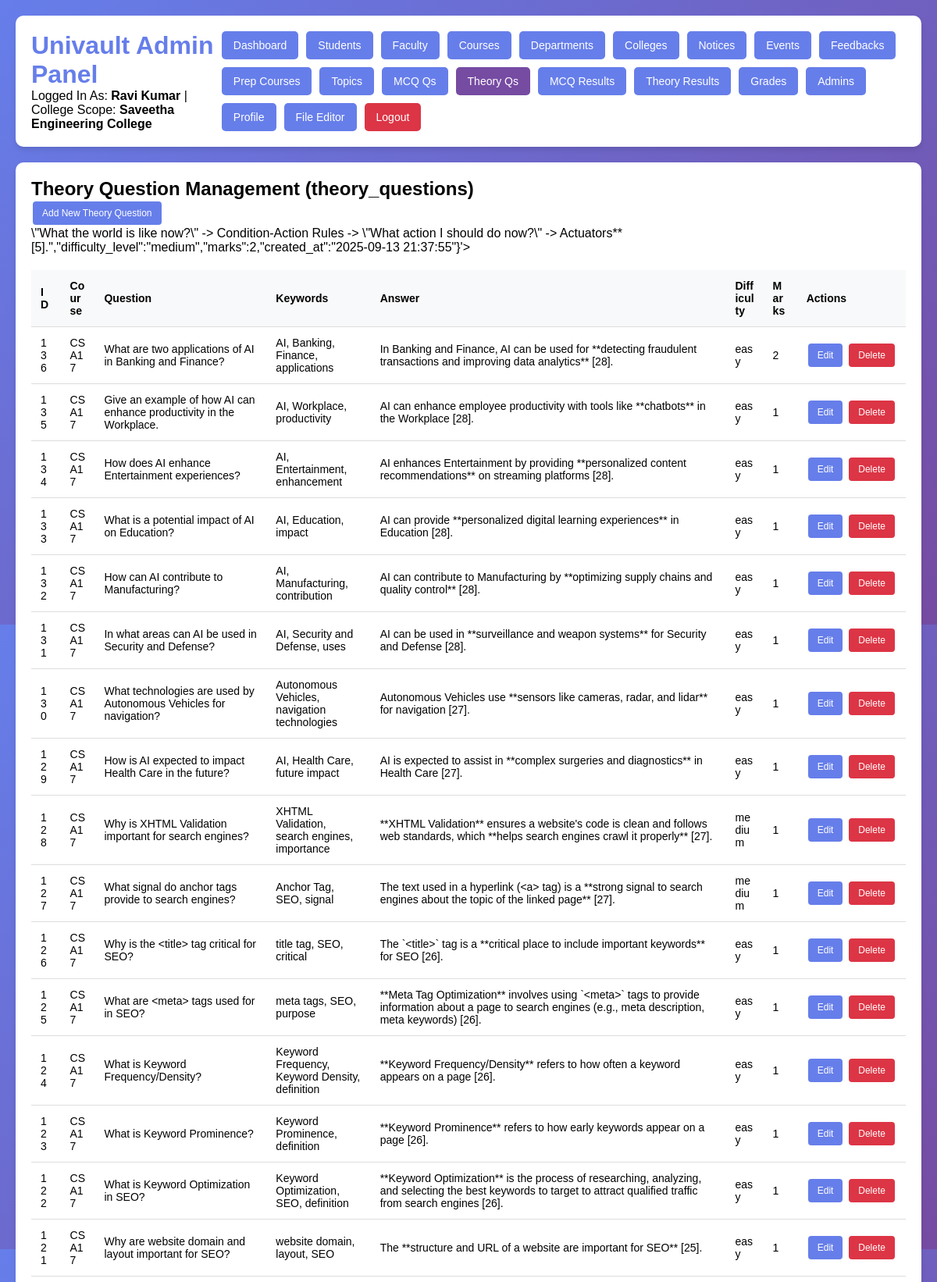
Page /getdetails.php?page=theory_questions (signed in, upper part) on the committed database.
### tables this page shows
CREATE TABLE `theory_questions` (
  `question_id` int(11) NOT NULL AUTO_INCREMENT,
  `course_id` varchar(11) NOT NULL,
  `question_text` text NOT NULL,
  `keywords` longtext NOT NULL,
  `complete_answer` text NOT NULL,
  `difficulty_level` enum('easy','medium','hard') DEFAULT 'medium',
  `marks` int(11) DEFAULT 5,
  `created_at` timestamp NOT NULL DEFAULT current_timestamp(),
  PRIMARY KEY (`question_id`)
);

### getdetails.php (the view, shortened to what this page needs)
<?php
$host = "localhost";
$user = "root";
$pass = "";
$db = "univault_db2";
$pdo = null;
try {
    $pdo = new PDO("mysql:host=$host;dbname=$db;charset=utf8", $user, $pass);
    $pdo->setAttribute(PDO::ATTR_ERRMODE, PDO::ERRMODE_EXCEPTION);
} catch(PDOException $e) {
    die("<h1>Database Connection Failed</h1><p>Error: " . $e->getMessage() . "</p><p>Please verify your credentials and database status.</p>");
}
$message = '';
$message_type = '';
function isLoggedIn() {
    return isset($_SESSION['admin_logged_in']) && $_SESSION['admin_logged_in'] === true;
}
$page = $_GET['page'] ?? 'dashboard';
?>
<!DOCTYPE html>
<html lang="en">
<head>
</head>
<body>
<?php if (!isLoggedIn()): ?>
    <div class="login-form">
        <h2 style="text-align: center; margin-bottom: 30px; color: #667eea;">Univault Admin Login</h2>
        <div class="message error">
            <p><strong>Database Login Required:</strong> Use credentials from the `admins` table (e.g., ID: `admin001`, Password: `admin`)</p>
        </div>
        <?php if ($message): ?>
            <div class="message <?php echo $message_type; ?>">
                <?php echo htmlspecialchars($message); ?>
            </div>
        <?php endif; ?>
        <form method="POST">
            <div class="form-group">
                <label for="admin_id">Admin ID:</label>
                <input type="text" id="admin_id" name="admin_id" required>
            </div>
            <div class="form-group">
                <label for="password">Password:</label>
                <input type="password" id="password" name="password" required>
            </div>
            <button type="submit" name="login" class="btn" style="width: 100%; padding: 12px;">Login</button>
        </form>
    </div>
<?php else: ?>
    <div class="container">
        <div class="header">
            <div>
                <h1 style="color: #667eea;">Univault Admin Panel</h1>
                <p>Logged In As: <strong><?php echo htmlspecialchars($_SESSION['admin_name']); ?></strong> |
                    College Scope: <strong><?php echo htmlspecialchars($_SESSION['admin_college']); ?></strong></p>
            </div>
            <div class="nav">
                <a href="?page=dashboard" class="<?php echo $page === 'dashboard' ? 'active' : ''; ?>">Dashboard</a>
                <a href="?page=students" class="<?php echo $page === 'students' ? 'active' : ''; ?>">Students</a>
                <a href="?page=faculty" class="<?php echo $page === 'faculty' ? 'active' : ''; ?>">Faculty</a>
                <a href="?page=courses" class="<?php echo $page === 'courses' ? 'active' : ''; ?>">Courses</a>
                <a href="?page=departments" class="<?php echo $page === 'departments' ? 'active' : ''; ?>">Departments</a>
                <a href="?page=colleges" class="<?php echo $page === 'colleges' ? 'active' : ''; ?>">Colleges</a>
                <a href="?page=notices" class="<?php echo $page === 'notices' ? 'active' : ''; ?>">Notices</a>
                <a href="?page=events" class="<?php echo $page === 'events' ? 'active' : ''; ?>">Events</a>
                <a href="?page=feedbacks" class="<?php echo $page === 'feedbacks' ? 'active' : ''; ?>">Feedbacks</a>
                <a href="?page=prepcourses" class="<?php echo $page === 'prepcourses' ? 'active' : ''; ?>">Prep Courses</a>
                <a href="?page=topics" class="<?php echo $page === 'topics' ? 'active' : ''; ?>">Topics</a>
                <a href="?page=mcq_questions" class="<?php echo $page === 'mcq_questions' ? 'active' : ''; ?>">MCQ Qs</a>
                <a href="?page=theory_questions" class="<?php echo $page === 'theory_questions' ? 'active' : ''; ?>">Theory Qs</a>
                <a href="?page=mcq_results" class="<?php echo $page === 'mcq_results' ? 'active' : ''; ?>">MCQ Results</a>
                <a href="?page=theory_results" class="<?php echo $page === 'theory_results' ? 'active' : ''; ?>">Theory Results</a>
                <a href="?page=grades" class="<?php echo $page === 'grades' ? 'active' : ''; ?>">Grades</a>
                <a href="?page=admins" class="<?php echo $page === 'admins' ? 'active' : ''; ?>">Admins</a>
                <a href="?page=profile" class="<?php echo $page === 'profile' ? 'active' : ''; ?>">Profile</a>
                <a href="?page=file_editor" class="<?php echo $page === 'file_editor' ? 'active' : ''; ?>">File Editor</a>
                <a href="?logout=true" style="background: #dc3545;">Logout</a>
            </div>
        </div>
        <div class="content">
            <?php
            switch ($page) {
                case 'theory_questions':
                    include_theory_questions($pdo);
                    break;
            }
            ?>
        </div>
    </div>
<?php endif; ?>
</body>
</html>
    <?php
function include_theory_questions($pdo) {
    $table_name = 'theory_questions';
    $primary_key = 'question_id';
    $display_fields = [
        'question_id' => 'ID', 'course_id' => 'Course', 'question_text' => 'Question',
        'keywords' => 'Keywords', 'complete_answer' => 'Answer', 'difficulty_level' => 'Difficulty',
        'marks' => 'Marks'
    ];
    $form_fields = [
        'course_id' => 'select', 'question_text' => 'textarea', 'keywords' => 'textarea',
        'complete_answer' => 'textarea', 'difficulty_level' => 'select', 'marks' => 'number'
    ];
    $query = "SELECT * FROM theory_questions ORDER BY question_id DESC";
    $stmt = $pdo->query($query);
    $records = $stmt->fetchAll(PDO::FETCH_ASSOC);
    $prepcourses = $pdo->query("SELECT course_code, course_name FROM prepcourses ORDER BY course_name");
    $prepcourse_options = $prepcourses->fetchAll(PDO::FETCH_ASSOC);
    $difficulty_options = ['easy', 'medium', 'hard'];
    $fk_data = [
        'course_id' => ['options' => $prepcourse_options, 'key_field' => 'course_code', 'display_field' => 'course_name'],
        'difficulty_level' => ['options' => $difficulty_options, 'is_simple_array' => true]
    ];
    include_generic_crud($table_name, $primary_key, $display_fields, $form_fields, $records, $pdo, 'Theory Question', $fk_data);
}
function include_generic_crud($table_name, $primary_key, $display_fields, $form_fields, $records, $pdo, $label, $fk_data = []) {
    $add_modal_id = 'add' . str_replace(' ', '', $label) . 'Modal';
    $edit_form_id = 'edit' . str_replace(' ', '', $label) . 'Form';
    ?>
    <h2><?php echo $label; ?> Management (<?php echo $table_name; ?>)</h2>
    <?php if (!empty($form_fields)): ?>
        <button onclick="openModal('<?php echo $add_modal_id; ?>')" class="btn">Add New <?php echo $label; ?></button>
    <?php endif; ?>
    <div class="table-container">
        <table>
            <thead>
                <tr>
                    <?php foreach ($display_fields as $key => $disp_label): ?>
                        <th><?php echo $disp_label; ?></th>
                    <?php endforeach; ?>
                    <th>Actions</th>
                </tr>
            </thead>
            <tbody>
                <?php foreach ($records as $row): ?>
                <tr data-record='<?php echo json_encode($row); ?>'>
                    <?php foreach ($display_fields as $key => $disp_label): ?>
                        <td>
                            <?php
                            $value = $row[$key] ?? 'NULL';
                            if ($key === 'content' && $table_name === 'topics') {
                                $text_content = html_entity_decode($value);
                                $text_content = strip_tags($text_content);
                                $text_content = str_replace(['\r', '\n', '\t'], ' ', $text_content);
                                $text_content = preg_replace('/\s+/', ' ', $text_content);
                                $content_preview = substr($text_content, 0, 150);
                                echo htmlspecialchars($content_preview) . (strlen($text_content) > 150 ? '...' : '');
                            } else {
                                echo htmlspecialchars($value);
                            }
                            ?>
                        </td>
                    <?php endforeach; ?>
                    <td class="action-buttons">
                        <?php if (!empty($form_fields)): ?>
                            <button onclick="populateEditForm(<?php echo htmlspecialchars(json_encode($row)); ?>, '<?php echo $edit_form_id; ?>')" class="btn">Edit</button>
                        <?php endif; ?>
                        <form method="POST" style="display: inline;" onsubmit="return confirmDelete(this);">
                            <button type="submit" class="btn btn-danger">Delete</button>
                        </form>
                    </td>
                </tr>
                <?php endforeach; ?>
            </tbody>
        </table>
    </div>
    <?php
}
?>

### getdetails.php (style rules this page uses)
* { margin: 0; padding: 0; box-sizing: border-box; }
body { font-family: Arial, sans-serif; background: linear-gradient(135deg, #667eea 0%, #764ba2 100%); min-height: 100vh; }
.container { max-width: 1400px; margin: 0 auto; padding: 20px; }
.header { background: white; padding: 20px; border-radius: 10px; margin-bottom: 20px; box-shadow: 0 4px 6px rgba(0,0,0,0.1); display: flex; justify-content: space-between; align-items: center; }
.nav { display: flex; gap: 10px; flex-wrap: wrap; }
.nav a { padding: 10px 15px; background: #667eea; color: white; text-decoration: none; border-radius: 5px; font-size: 14px; }
.nav a:hover, .nav a.active { background: #764ba2; }
.content { background: white; padding: 20px; border-radius: 10px; box-shadow: 0 4px 6px rgba(0,0,0,0.1); }
table { width: 100%; border-collapse: collapse; margin-top: 20px; }
th, td { padding: 12px; text-align: left; border-bottom: 1px solid #ddd; font-size: 14px; word-break: break-word; }
th { background-color: #f8f9fa; font-weight: 600; }
.btn { padding: 8px 12px; background: #667eea; color: white; text-decoration: none; border-radius: 4px; border: none; cursor: pointer; font-size: 12px; margin: 2px; display: inline-block; }
.btn.btn-danger { background: #dc3545; }
.table-container { overflow-x: auto; }
.action-buttons { white-space: nowrap; }

### rows in the picture
theory_questions: question_id "136", course "CSA17", question_text "What are two applications of AI in Banking and Finance?", keywords "AI, Banking, Finance, applications", complete_answer "In Banking and Finance, AI can be used for **detecting fraudulent transactions and improving data analytics** [28].", difficulty_level "easy", marks "2"
theory_questions: question_id "135", course "CSA17", question_text "Give an example of how AI can enhance productivity in the Workplace.", keywords "AI, Workplace, productivity", complete_answer "AI can enhance employee productivity with tools like **chatbots** in the Workplace [28].", difficulty_level "easy", marks "1"
theory_questions: question_id "134", course "CSA17", question_text "How does AI enhance Entertainment experiences?", keywords "AI, Entertainment, enhancement", complete_answer "AI enhances Entertainment by providing **personalized content recommendations** on streaming platforms [28].", difficulty_level "easy", marks "1"
theory_questions: question_id "133", course "CSA17", question_text "What is a potential impact of AI on Education?", keywords "AI, Education, impact", complete_answer "AI can provide **personalized digital learning experiences** in Education [28].", difficulty_level "easy", marks "1"
theory_questions: question_id "132", course "CSA17", question_text "How can AI contribute to Manufacturing?", keywords "AI, Manufacturing, contribution", complete_answer "AI can contribute to Manufacturing by **optimizing supply chains and quality control** [28].", difficulty_level "easy", marks "1"
theory_questions: question_id "131", course "CSA17", question_text "In what areas can AI be used in Security and Defense?", keywords "AI, Security and Defense, uses", complete_answer "AI can be used in **surveillance and weapon systems** for Security and Defense [28].", difficulty_level "easy", marks "1"
theory_questions: question_id "130", course "CSA17", question_text "What technologies are used by Autonomous Vehicles for navigation?", keywords "Autonomous Vehicles, navigation technologies", complete_answer "Autonomous Vehicles use **sensors like cameras, radar, and lidar** for navigation [27].", difficulty_level "easy", marks "1"
theory_questions: question_id "129", course "CSA17", question_text "How is AI expected to impact Health Care in the future?", keywords "AI, Health Care, future impact", complete_answer "AI is expected to assist in **complex surgeries and diagnostics** in Health Care [27].", difficulty_level "easy", marks "1"
theory_questions: question_id "128", course "CSA17", question_text "Why is XHTML Validation important for search engines?", keywords "XHTML Validation, search engines, importance", complete_answer "**XHTML Validation** ensures a website's code is clean and follows web standards, which **helps search engines crawl it properly** [27].", difficulty_level "medium", marks "1"
theory_questions: question_id "127", course "CSA17", question_text "What signal do anchor tags provide to search engines?", keywords "Anchor Tag, SEO, signal", complete_answer "The text used in a hyperlink (<a> tag) is a **strong signal to search engines about the topic of the linked page** [27].", difficulty_level "medium", marks "1"
theory_questions: question_id "126", course "CSA17", question_text "Why is the <title> tag critical for SEO?", keywords "title tag, SEO, critical", complete_answer "The `<title>` tag is a **critical place to include important keywords** for SEO [26].", difficulty_level "easy", marks "1"
theory_questions: question_id "125", course "CSA17", question_text "What are <meta> tags used for in SEO?", keywords "meta tags, SEO, purpose", complete_answer "**Meta Tag Optimization** involves using `<meta>` tags to provide information about a page to search engines (e.g., meta description, meta keywords) [26].", difficulty_level "easy", marks "1"
theory_questions: question_id "124", course "CSA17", question_text "What is Keyword Frequency/Density?", keywords "Keyword Frequency, Keyword Density, definition", complete_answer "**Keyword Frequency/Density** refers to how often a keyword appears on a page [26].", difficulty_level "easy", marks "1"
theory_questions: question_id "123", course "CSA17", question_text "What is Keyword Prominence?", keywords "Keyword Prominence, definition", complete_answer "**Keyword Prominence** refers to how early keywords appear on a page [26].", difficulty_level "easy", marks "1"
theory_questions: question_id "122", course "CSA17", question_text "What is Keyword Optimization in SEO?", keywords "Keyword Optimization, SEO, definition", complete_answer "**Keyword Optimization** is the process of researching, analyzing, and selecting the best keywords to target to attract qualified traffic from search engines [26].", difficulty_level "easy", marks "1"
theory_questions: question_id "121", course "CSA17", question_text "Why are website domain and layout important for SEO?", keywords "website domain, layout, SEO", complete_answer "The **structure and URL of a website are important for SEO** [25].", difficulty_level "easy", marks "1"

### other values in the picture
$_SESSION['admin_name'] "Ravi Kumar"
$_SESSION['admin_college'] "Saveetha Engineering College"
$label "Theory Question"
$table_name "theory_questions"
$disp_label "ID"
$disp_label "Course"
$disp_label "Question"
$disp_label "Keywords"
$disp_label "Answer"
$disp_label "Difficulty"
$disp_label "Marks"
